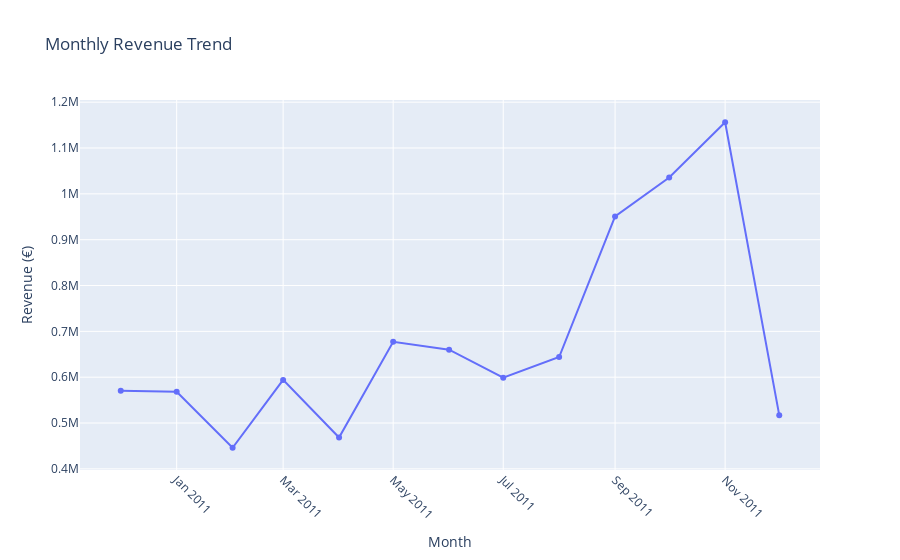
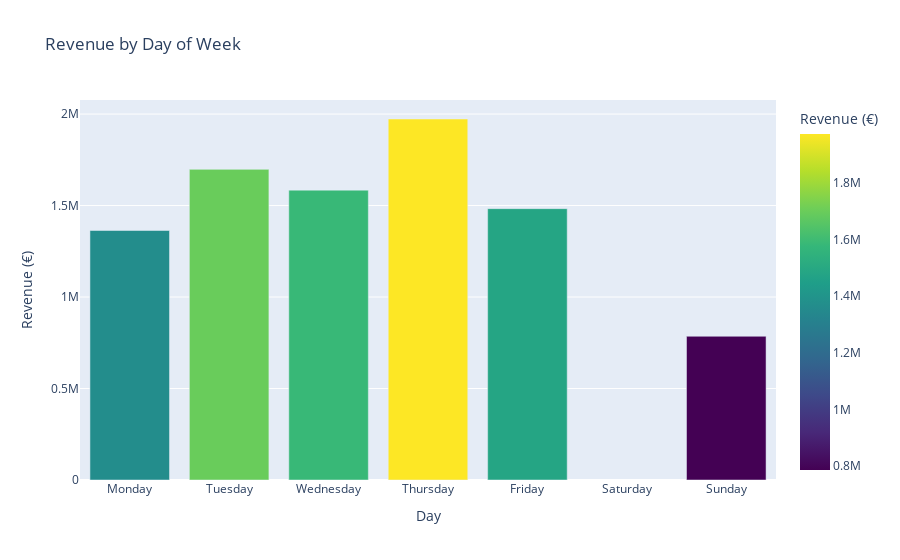
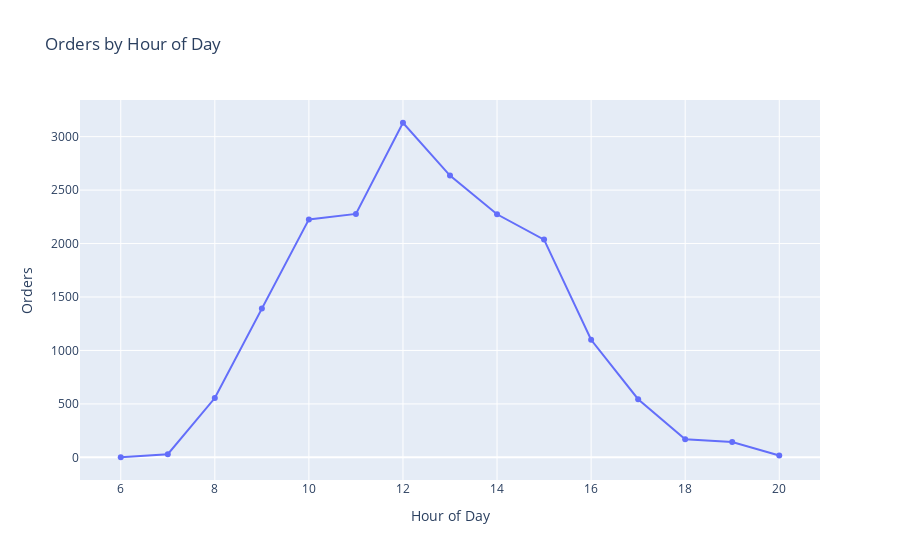

Write notebook code for charts like these, in order.
### Markdown cell above
### Time-Based EDA

### Code cell
import pandas as pd
import plotly.express as px

# Assuming your cleaned DataFrame is `df`
df['YearMonth'] = df['InvoiceDate'].dt.to_period('M').astype(str)
df['DayOfWeek'] = df['InvoiceDate'].dt.day_name()
df['Hour'] = df['InvoiceDate'].dt.hour

# Monthly Revenue
monthly_revenue = df.groupby('YearMonth')['TotalPrice'].sum().reset_index()

# Revenue by Day of Week
dow_order = ['Monday', 'Tuesday', 'Wednesday', 'Thursday', 'Friday', 'Saturday', 'Sunday']
dow_revenue = df.groupby('DayOfWeek')['TotalPrice'].sum().reindex(dow_order).reset_index()

# Orders by Hour
hourly_orders = df.groupby('Hour')['InvoiceNo'].nunique().reset_index(name='OrderCount')

# 1. Monthly Revenue Line Chart
fig1 = px.line(monthly_revenue, x='YearMonth', y='TotalPrice', markers=True,
               title='Monthly Revenue Trend',
               labels={'YearMonth': 'Month', 'TotalPrice': 'Revenue (€)'})
fig1.update_layout(xaxis_tickangle=45)
fig1.show()

# 2. Revenue by Day of Week
fig2 = px.bar(dow_revenue, x='DayOfWeek', y='TotalPrice',
              title='Revenue by Day of Week',
              labels={'DayOfWeek': 'Day', 'TotalPrice': 'Revenue (€)'},
              color='TotalPrice',
              color_continuous_scale='Viridis')
fig2.show()

# 3. Orders by Hour
fig3 = px.line(hourly_orders, x='Hour', y='OrderCount', markers=True,
               title='Orders by Hour of Day',
               labels={'Hour': 'Hour of Day', 'OrderCount': 'Orders'})
fig3.show()

### Figure 1 — Plotly figure (JSON) as saved in the notebook; plotly's stock layout.template omitted (floating-point values rounded to 4 significant figures)
{"data": [{"hovertemplate": "Month=%{x}<br>Revenue (€)=%{y}<extra></extra>", "legendgroup": "", "line": {"color": "#636efa", "dash": "solid"}, "marker": {"symbol": "circle"}, "mode": "lines+markers", "name": "", "orientation": "v", "showlegend": false, "type": "scatter", "x": ["2010-12", "2011-01", "2011-02", "2011-03", "2011-04", "2011-05", "2011-06", "2011-07", "2011-08", "2011-09", "2011-10", "2011-11", "2011-12"], "xaxis": "x", "y": [570400.0, 568100.0, 446100.0, 594100.0, 468400.0, 677400.0, 660000.0, 599000.0, 644100.0, 950700.0, 1036000.0, 1156000.0, 517200.0], "yaxis": "y"}], "layout": {"autosize": true, "legend": {"tracegroupgap": 0}, "title": {"text": "Monthly Revenue Trend"}, "xaxis": {"anchor": "y", "autorange": true, "domain": [0, 1], "range": ["2010-11-08 21:56:34.5792", "2011-12-23 02:03:25.4208"], "tickangle": 45, "title": {"text": "Month"}, "type": "date"}, "yaxis": {"anchor": "x", "autorange": true, "domain": [0, 1], "range": [386000.0, 1216000.0], "title": {"text": "Revenue (€)"}, "type": "linear"}}}

### Figure 2 — Plotly figure (JSON) as saved in the notebook; plotly's stock layout.template omitted (floating-point values rounded to 4 significant figures)
{"data": [{"alignmentgroup": "True", "hovertemplate": "Day=%{x}<br>Revenue (€)=%{marker.color}<extra></extra>", "legendgroup": "", "marker": {"color": [1364000.0, 1698000.0, 1584000.0, 1973000.0, 1483000.0, null, 785500.0], "coloraxis": "coloraxis", "pattern": {"shape": ""}}, "name": "", "offsetgroup": "", "orientation": "v", "showlegend": false, "textposition": "auto", "type": "bar", "x": ["Monday", "Tuesday", "Wednesday", "Thursday", "Friday", "Saturday", "Sunday"], "xaxis": "x", "y": [1364000.0, 1698000.0, 1584000.0, 1973000.0, 1483000.0, null, 785500.0], "yaxis": "y"}], "layout": {"autosize": true, "barmode": "relative", "coloraxis": {"colorbar": {"title": {"text": "Revenue (€)"}}, "colorscale": [[0, "#440154"], [0.1111, "#482878"], [0.2222, "#3e4989"], [0.3333, "#31688e"], [0.4444, "#26828e"], [0.5556, "#1f9e89"], [0.6667, "#35b779"], [0.7778, "#6ece58"], [0.8889, "#b5de2b"], [1, "#fde725"]]}, "legend": {"tracegroupgap": 0}, "title": {"text": "Revenue by Day of Week"}, "xaxis": {"anchor": "y", "autorange": true, "domain": [0, 1], "range": [-0.5, 6.5], "title": {"text": "Day"}, "type": "category"}, "yaxis": {"anchor": "x", "autorange": true, "domain": [0, 1], "range": [0, 2077000.0], "title": {"text": "Revenue (€)"}, "type": "linear"}}}

### Figure 3 — Plotly figure (JSON) as saved in the notebook; plotly's stock layout.template omitted (floating-point values rounded to 4 significant figures)
{"data": [{"hovertemplate": "Hour of Day=%{x}<br>Orders=%{y}<extra></extra>", "legendgroup": "", "line": {"color": "#636efa", "dash": "solid"}, "marker": {"symbol": "circle"}, "mode": "lines+markers", "name": "", "orientation": "v", "showlegend": false, "type": "scatter", "x": [6, 7, 8, 9, 10, 11, 12, 13, 14, 15, 16, 17, 18, 19, 20], "xaxis": "x", "y": [1, 29, 555, 1393, 2226, 2277, 3130, 2636, 2274, 2037, 1100, 544, 169, 144, 18], "yaxis": "y"}], "layout": {"autosize": true, "legend": {"tracegroupgap": 0}, "title": {"text": "Orders by Hour of Day"}, "xaxis": {"anchor": "y", "autorange": true, "domain": [0, 1], "range": [5.153, 20.85], "title": {"text": "Hour of Day"}, "type": "linear"}, "yaxis": {"anchor": "x", "autorange": true, "domain": [0, 1], "range": [-257.2, 3388.0], "title": {"text": "Orders"}, "type": "linear"}}}
